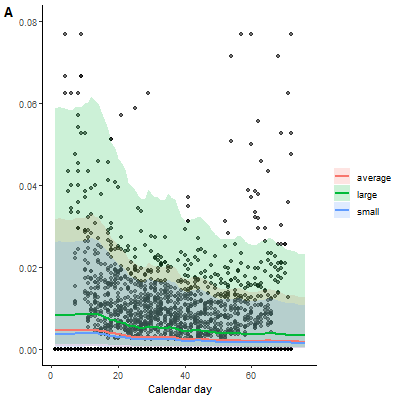

Generate this figure with R:
f_ggplot_marginal_effects <- function(fit = fit,
                                      vars = 'mar_l',
                                      alpha = alpha,
                                      xNames = c('mar_l' = "Length (mm)", 'mar_j' = 'Calendar day', 'mar_y' = "Smolt year"),
                                      yRange = c('mar_l' = 0.08, 'mar_j' = 0.08, 'mar_y' = 0.06),
                                      qq = 1.64,
                                      height = 600,
                                      width = 400,
                                      file = "f_ggplot_marginal_effects.png",
                                      save_file = TRUE){

  library(ggplot2)
  library(ggpubr)
  

  plotlist <- list()
  icnt <- 1
  for(i in vars){
    sdEst <- as.list(fit$opt$SD, "Est", report=TRUE)[i]
    sdSd <- as.list(fit$opt$SD, "Std", report=TRUE)[i]
    x <- fit$df[,]
    if(i =='mar_l'){
      x <- x %>% 
        filter(a == 0) %>%
        group_by(var = l, j = j)%>% 
        summarise(ns = sum(ns),
                  nt = sum(nt))  #get rid of diff column
      myNames <- c("early","average","late")
    }
    if(i =='mar_j'){
      x <- x %>% 
        filter(a == 0) %>%
        group_by(var = j, l = l)%>% 
        summarise(ns = sum(ns),
                  nt = sum(nt))  #get rid of diff column
      myNames <- c("large","average","small")
    }
    if(i == 'mar_y'){
      x <- x %>%       
        filter(a == 0) %>%
        group_by(var = y)%>% 
        summarise(ns = sum(ns), nt = sum(nt))  #get rid of diff column
      myNames <- c("large/ \nearly","average","small/ \nlate")
    }
    
    re <- data.frame(x = rep(1:nrow(sdEst[[1]]),ncol(sdEst[[1]])),
                     Level = rep(myNames, each = nrow(sdEst[[1]])),
                     y = c(sdEst[[1]]), 
                     sd = c(sdSd[[1]])) 
    
    g <- ggplot(re, aes(x=x, y=plogis(y), group = Level)) +
      geom_point(data = x, 
                 aes(x = var - min(var) + 1, 
                     y = ns/nt, 
                     alpha = 0.1), 
                 show.legend = FALSE,
                 inherit.aes = FALSE) + 
      theme_bw() + 
      theme(panel.border = element_blank(), 
            panel.grid.major = element_blank(),
            panel.grid.minor = element_blank(), 
            axis.line = element_line(colour = "black")) +
      geom_ribbon(aes(ymin=plogis(y - qq*sd),
                      ymax=plogis(y + qq*sd),
                      fill = Level),
                  alpha = 0.2) +
      geom_line(aes(colour = Level), size = 1) +
      guides(fill=guide_legend(title=""), colour=guide_legend(title="")) +
      xlab(xNames[i]) +
      ylim(0,yRange[i]) + 
      ylab("")
    plotlist[[icnt]] <- g
    icnt <- icnt + 1
  }
  gp <- ggarrange(plotlist = plotlist,
            labels = LETTERS[1:length(plotlist)],
            ncol = 1, nrow = length(plotlist))
  
  require(grid)
  annotate_figure(p = gp, left = textGrob("Survival", rot = 90, vjust = 1, gp = gpar(cex = 1.3)))
  if(save_file) png(file, height = height, width = width, pointsize = 16)
  print(gp)
  if(save_file) dev.off()
  return(gp)
}

# f_ggplot_marginal_effects(fit = fit,
#                           var = 'mar_l')
